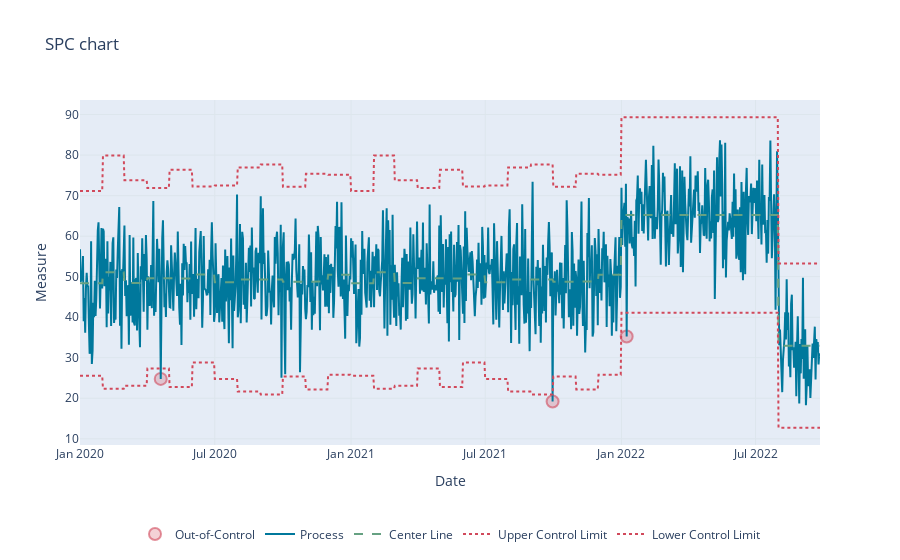

Notebook cell for this chart:
### Code cell
# Visualise chart using Plotly
plotly_chart(x_chart_data)

### Figure 1 — Plotly figure (JSON) as saved in the notebook; plotly's stock layout.template omitted (floating-point values rounded to 4 significant figures; data arrays with more than 128 entries replaced by an {"elided": "..."} marker saying what was removed)
{"data": [{"hoverinfo": "text", "hovertext": ["Out of Control<br>Violations: Rule 1 violation", "Out of Control<br>Violations: Rule 1 violation", "Out of Control<br>Violations: Rule 1 violation"], "marker": {"color": "rgba(209, 73, 91, 0.25)", "line": {"color": "rgba(209, 73, 91, 0.6)", "width": 2}, "size": 12}, "mode": "markers", "name": "Out-of-Control", "type": "scatter", "x": ["2020-04-19T00:00:00", "2021-09-30T00:00:00", "2022-01-08T00:00:00"], "y": [24.79, 19.22, 35.24]}, {"line": {"color": "#00789c", "width": 2}, "mode": "lines", "name": "Process", "type": "scatter", "x": {"elided": "1000 str values"}, "y": {"elided": "1000 float values"}}, {"line": {"color": "#66a182", "dash": "dash"}, "mode": "lines", "name": "Center Line", "type": "scatter", "x": {"elided": "1000 str values"}, "y": {"elided": "1000 float values"}}, {"line": {"color": "#d1495b", "dash": "dot"}, "mode": "lines", "name": "Upper Control Limit", "type": "scatter", "x": {"elided": "1000 str values"}, "y": {"elided": "1000 float values"}}, {"line": {"color": "#d1495b", "dash": "dot"}, "mode": "lines", "name": "Lower Control Limit", "type": "scatter", "x": {"elided": "1000 str values"}, "y": {"elided": "1000 float values"}}], "layout": {"hovermode": "x unified", "legend": {"orientation": "h", "x": 0.5, "xanchor": "center", "y": -0.3, "yanchor": "bottom"}, "title": {"text": "SPC chart"}, "xaxis": {"gridcolor": "#dde6ed", "range": ["2020-01-01T00:00:00", "2022-09-26T00:00:00"], "showgrid": true, "title": {"text": "Date"}}, "yaxis": {"gridcolor": "#dde6ed", "showgrid": true, "title": {"text": "Measure"}}}}
